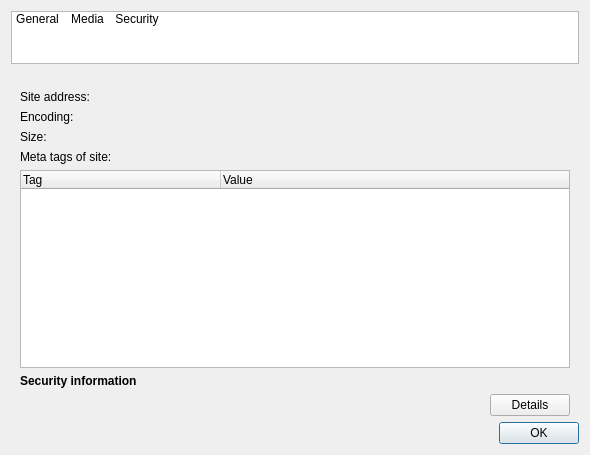
<?xml version="1.0" encoding="UTF-8"?>
<ui version="4.0">
 <class>SiteInfo</class>
 <widget class="QDialog" name="SiteInfo">
  <property name="geometry">
   <rect>
    <x>0</x>
    <y>0</y>
    <width>590</width>
    <height>455</height>
   </rect>
  </property>
  <property name="windowTitle">
   <string>Site Info</string>
  </property>
  <layout class="QGridLayout" name="gridLayout">
   <item row="6" column="1">
    <widget class="QDialogButtonBox" name="buttonBox">
     <property name="orientation">
      <enum>Qt::Horizontal</enum>
     </property>
     <property name="standardButtons">
      <set>QDialogButtonBox::Ok</set>
     </property>
    </widget>
   </item>
   <item row="1" column="1">
    <widget class="SqueezeLabelV2" name="heading">
     <property name="maximumSize">
      <size>
       <width>550</width>
       <height>16777215</height>
      </size>
     </property>
     <property name="text">
      <string/>
     </property>
     <property name="textInteractionFlags">
      <set>Qt::LinksAccessibleByMouse|Qt::TextSelectableByMouse</set>
     </property>
    </widget>
   </item>
   <item row="0" column="1">
    <widget class="QListWidget" name="listWidget">
     <property name="sizePolicy">
      <sizepolicy hsizetype="Preferred" vsizetype="Preferred">
       <horstretch>0</horstretch>
       <verstretch>0</verstretch>
      </sizepolicy>
     </property>
     <property name="maximumSize">
      <size>
       <width>16777215</width>
       <height>53</height>
      </size>
     </property>
     <property name="focusPolicy">
      <enum>Qt::NoFocus</enum>
     </property>
     <property name="verticalScrollBarPolicy">
      <enum>Qt::ScrollBarAlwaysOff</enum>
     </property>
     <property name="horizontalScrollBarPolicy">
      <enum>Qt::ScrollBarAlwaysOff</enum>
     </property>
     <property name="movement">
      <enum>QListView::Static</enum>
     </property>
     <property name="flow">
      <enum>QListView::LeftToRight</enum>
     </property>
     <property name="viewMode">
      <enum>QListView::IconMode</enum>
     </property>
     <property name="uniformItemSizes">
      <bool>true</bool>
     </property>
     <item>
      <property name="text">
       <string>General</string>
      </property>
      <property name="whatsThis">
       <string notr="true">0</string>
      </property>
     </item>
     <item>
      <property name="text">
       <string>Media</string>
      </property>
      <property name="whatsThis">
       <string notr="true">1</string>
      </property>
     </item>
     <item>
      <property name="text">
       <string>Security</string>
      </property>
      <property name="whatsThis">
       <string notr="true">2</string>
      </property>
     </item>
    </widget>
   </item>
   <item row="4" column="1">
    <widget class="QStackedWidget" name="stackedWidget">
     <property name="currentIndex">
      <number>0</number>
     </property>
     <widget class="QWidget" name="page">
      <layout class="QGridLayout" name="gridLayout_2">
       <property name="topMargin">
        <number>0</number>
       </property>
       <property name="bottomMargin">
        <number>0</number>
       </property>
       <item row="0" column="0" colspan="4">
        <layout class="QFormLayout" name="formLayout">
         <property name="fieldGrowthPolicy">
          <enum>QFormLayout::AllNonFixedFieldsGrow</enum>
         </property>
         <item row="1" column="1">
          <widget class="SqueezeLabelV2" name="encodingLabel">
           <property name="text">
            <string/>
           </property>
           <property name="textInteractionFlags">
            <set>Qt::LinksAccessibleByMouse|Qt::TextSelectableByMouse</set>
           </property>
          </widget>
         </item>
         <item row="2" column="0">
          <widget class="QLabel" name="label_7">
           <property name="text">
            <string>Size:</string>
           </property>
          </widget>
         </item>
         <item row="2" column="1">
          <widget class="SqueezeLabelV2" name="sizeLabel">
           <property name="text">
            <string/>
           </property>
           <property name="textInteractionFlags">
            <set>Qt::LinksAccessibleByMouse|Qt::TextSelectableByMouse</set>
           </property>
          </widget>
         </item>
         <item row="0" column="1">
          <widget class="SqueezeLabelV2" name="siteAddress">
           <property name="sizePolicy">
            <sizepolicy hsizetype="Minimum" vsizetype="Preferred">
             <horstretch>0</horstretch>
             <verstretch>0</verstretch>
            </sizepolicy>
           </property>
           <property name="maximumSize">
            <size>
             <width>460</width>
             <height>16777215</height>
            </size>
           </property>
           <property name="text">
            <string/>
           </property>
           <property name="textInteractionFlags">
            <set>Qt::LinksAccessibleByMouse|Qt::TextSelectableByMouse</set>
           </property>
          </widget>
         </item>
         <item row="0" column="0">
          <widget class="QLabel" name="label_3">
           <property name="sizePolicy">
            <sizepolicy hsizetype="Fixed" vsizetype="Preferred">
             <horstretch>0</horstretch>
             <verstretch>0</verstretch>
            </sizepolicy>
           </property>
           <property name="text">
            <string>Site address:</string>
           </property>
          </widget>
         </item>
         <item row="1" column="0">
          <widget class="QLabel" name="label_6">
           <property name="text">
            <string>Encoding:</string>
           </property>
          </widget>
         </item>
        </layout>
       </item>
       <item row="1" column="0" colspan="4">
        <widget class="QLabel" name="label_9">
         <property name="text">
          <string>Meta tags of site:</string>
         </property>
        </widget>
       </item>
       <item row="3" column="0" colspan="4">
        <widget class="QTreeWidget" name="treeTags">
         <attribute name="headerMinimumSectionSize">
          <number>200</number>
         </attribute>
         <column>
          <property name="text">
           <string>Tag</string>
          </property>
         </column>
         <column>
          <property name="text">
           <string>Value</string>
          </property>
         </column>
        </widget>
       </item>
       <item row="4" column="0" colspan="2">
        <widget class="QLabel" name="label_2">
         <property name="sizePolicy">
          <sizepolicy hsizetype="Fixed" vsizetype="Preferred">
           <horstretch>0</horstretch>
           <verstretch>0</verstretch>
          </sizepolicy>
         </property>
         <property name="text">
          <string>&lt;b&gt;Security information&lt;/b&gt;</string>
         </property>
        </widget>
       </item>
       <item row="5" column="1">
        <widget class="QLabel" name="securityLabel">
         <property name="text">
          <string/>
         </property>
        </widget>
       </item>
       <item row="5" column="3">
        <widget class="QPushButton" name="secDetailsButton">
         <property name="sizePolicy">
          <sizepolicy hsizetype="Fixed" vsizetype="Fixed">
           <horstretch>0</horstretch>
           <verstretch>0</verstretch>
          </sizepolicy>
         </property>
         <property name="text">
          <string>Details</string>
         </property>
        </widget>
       </item>
       <item row="5" column="0">
        <spacer name="horizontalSpacer">
         <property name="orientation">
          <enum>Qt::Horizontal</enum>
         </property>
         <property name="sizeType">
          <enum>QSizePolicy::Fixed</enum>
         </property>
         <property name="sizeHint" stdset="0">
          <size>
           <width>20</width>
           <height>20</height>
          </size>
         </property>
        </spacer>
       </item>
       <item row="5" column="2">
        <spacer name="horizontalSpacer_2">
         <property name="orientation">
          <enum>Qt::Horizontal</enum>
         </property>
         <property name="sizeHint" stdset="0">
          <size>
           <width>40</width>
           <height>20</height>
          </size>
         </property>
        </spacer>
       </item>
      </layout>
     </widget>
     <widget class="QWidget" name="page_3">
      <layout class="QGridLayout" name="gridLayout_3">
       <item row="0" column="0">
        <widget class="QSplitter" name="splitter">
         <property name="orientation">
          <enum>Qt::Vertical</enum>
         </property>
         <widget class="QTreeWidget" name="treeImages">
          <property name="minimumSize">
           <size>
            <width>0</width>
            <height>0</height>
           </size>
          </property>
          <property name="itemsExpandable">
           <bool>false</bool>
          </property>
          <attribute name="headerMinimumSectionSize">
           <number>200</number>
          </attribute>
          <column>
           <property name="text">
            <string>Image</string>
           </property>
          </column>
          <column>
           <property name="text">
            <string>Image address</string>
           </property>
          </column>
         </widget>
         <widget class="QWidget" name="layoutWidget">
          <layout class="QVBoxLayout" name="verticalLayout">
           <item>
            <widget class="QLabel" name="label_5">
             <property name="maximumSize">
              <size>
               <width>16777215</width>
               <height>20</height>
              </size>
             </property>
             <property name="text">
              <string>&lt;b&gt;Preview&lt;/b&gt;</string>
             </property>
            </widget>
           </item>
           <item>
            <widget class="QGraphicsView" name="mediaPreview"/>
           </item>
          </layout>
         </widget>
        </widget>
       </item>
      </layout>
     </widget>
     <widget class="QWidget" name="page_2">
      <layout class="QGridLayout" name="gridLayout_4">
       <property name="topMargin">
        <number>0</number>
       </property>
       <property name="bottomMargin">
        <number>0</number>
       </property>
       <item row="0" column="0">
        <widget class="QLabel" name="certLabel">
         <property name="text">
          <string/>
         </property>
        </widget>
       </item>
       <item row="2" column="0">
        <spacer name="verticalSpacer">
         <property name="orientation">
          <enum>Qt::Vertical</enum>
         </property>
         <property name="sizeType">
          <enum>QSizePolicy::Expanding</enum>
         </property>
         <property name="sizeHint" stdset="0">
          <size>
           <width>20</width>
           <height>40</height>
          </size>
         </property>
        </spacer>
       </item>
       <item row="1" column="0">
        <layout class="QVBoxLayout" name="certFrame"/>
       </item>
      </layout>
     </widget>
    </widget>
   </item>
  </layout>
 </widget>
 <customwidgets>
  <customwidget>
   <class>SqueezeLabelV2</class>
   <extends>QLabel</extends>
   <header>squeezelabelv2.h</header>
  </customwidget>
 </customwidgets>
 <resources/>
 <connections>
  <connection>
   <sender>buttonBox</sender>
   <signal>accepted()</signal>
   <receiver>SiteInfo</receiver>
   <slot>accept()</slot>
   <hints>
    <hint type="sourcelabel">
     <x>248</x>
     <y>254</y>
    </hint>
    <hint type="destinationlabel">
     <x>157</x>
     <y>274</y>
    </hint>
   </hints>
  </connection>
  <connection>
   <sender>buttonBox</sender>
   <signal>rejected()</signal>
   <receiver>SiteInfo</receiver>
   <slot>reject()</slot>
   <hints>
    <hint type="sourcelabel">
     <x>316</x>
     <y>260</y>
    </hint>
    <hint type="destinationlabel">
     <x>286</x>
     <y>274</y>
    </hint>
   </hints>
  </connection>
 </connections>
</ui>
